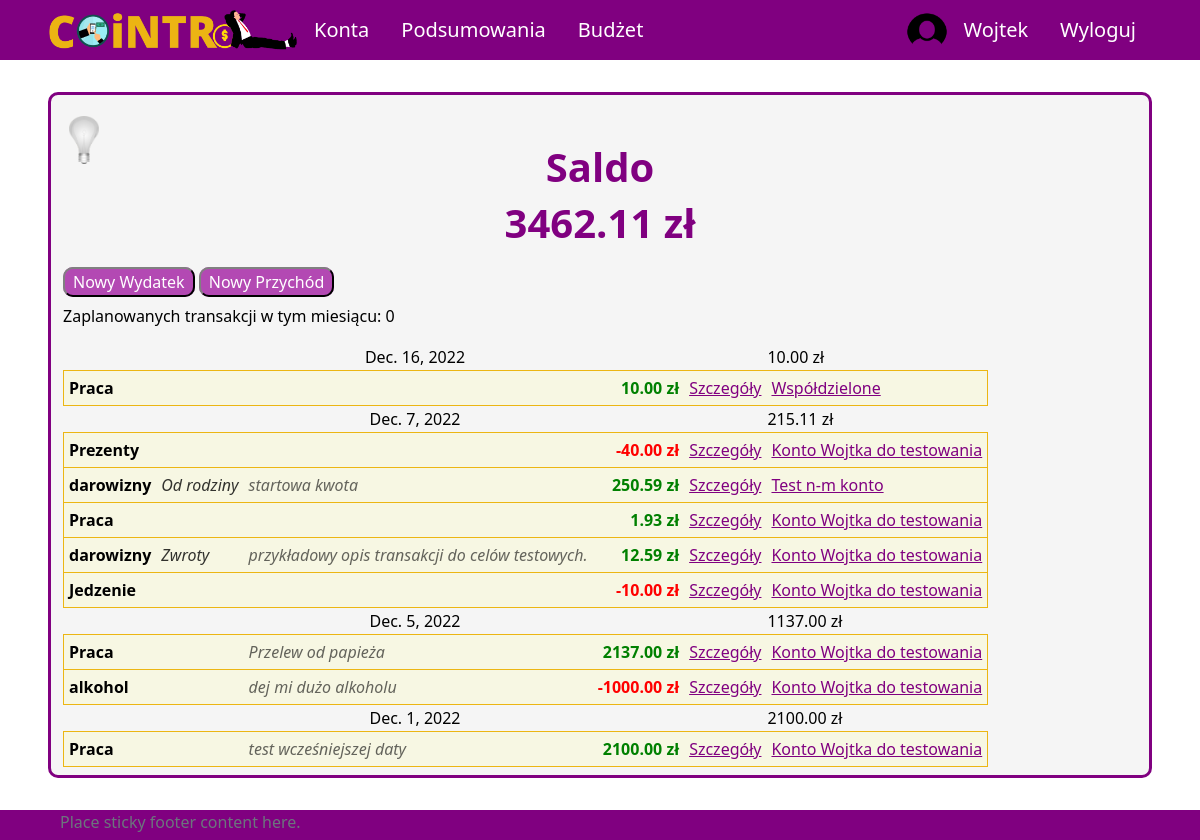
The app's page / (signed in) with its own data.
### UsersApp/models.py (models this page shows, shortened)
class Profile(models.Model):
    user = models.OneToOneField(User, on_delete=models.CASCADE, null=True, blank=True)
    name = models.CharField(max_length=200, blank=True, null=True)
    email = models.EmailField(max_length=400, null=True, blank=True)
    username = models.CharField(max_length=200, blank=True, null=True)
    currency = models.ForeignKey('Currency', on_delete=models.SET_NULL, null=True)
    image = models.ImageField(null=True, blank=True)
    created = models.DateTimeField(auto_now_add=True)
    id = models.UUIDField(default=uuid.uuid4, unique=True,
                            primary_key=True, editable=False)

class Currency(models.Model):
    name = models.CharField(max_length=100)
    access_name = models.CharField(max_length=20) #access_name nazwa aby zdobyć kurs walut
    sign = models.CharField(max_length=5) #znak waluty
    id = models.UUIDField(default=uuid.uuid4, unique=True,
                            primary_key=True, editable=False)

class Category(models.Model):
    SCOPE_CHOICES = (
        ("INCOME", "income"),
        ("EXPENSE", "expense"),
    )
    name = models.CharField(max_length=255)
    owner = models.ForeignKey(Profile, null=True, blank=True, on_delete=models.CASCADE)
    scope = models.CharField(max_length=10, choices=SCOPE_CHOICES) #income / expense - do oddzielenia rodzaju transakcji
    id = models.UUIDField(default=uuid.uuid4, unique=True, primary_key=True, editable=False)
    def __str__(self):
        return self.name

class Subcategory(models.Model):
    name = models.CharField(max_length=255)
    id_category = models.ForeignKey(Category, on_delete=models.CASCADE)
    id = models.UUIDField(default=uuid.uuid4, unique=True, primary_key=True, editable=False)
    def __str__(self):
        return self.name

### aplication/models.py (models this page shows, shortened)
class Transaction(models.Model):
    intervals = {
        'daily': (lambda x: x + timedelta(days=1), 'Codziennie'),
        'weekly': (lambda x: x + timedelta(weeks=1), 'Co tydzień'),
        'biweekly': (lambda x: x + timedelta(weeks=2), 'Co 2 tygodnie'),
        'montly': (lambda x: x + relativedelta(months=+1), 'Co miesiąc')}
    id_account = models.ForeignKey(Account, on_delete=models.CASCADE)
    id_user = models.ForeignKey(Profile, on_delete=models.SET_NULL, null=True) #konto z którego dokonano transakcji zostało usunięte ale transakcja ma pozostać
    id_category = models.ForeignKey(Category, on_delete=models.CASCADE)
    id_subcategory = models.ForeignKey(Subcategory, on_delete=models.SET_NULL, null=True, blank=True)
    currency = models.ForeignKey(Currency, on_delete=models.SET_NULL, null=True)
    repeat = models.CharField(null=True, blank=True, choices=tuple([(k, v[1]) for k, v in intervals.items()]), max_length=50)
    amount = models.DecimalField(max_digits=10, decimal_places=2)
    converted_amount = models.DecimalField(max_digits=10, decimal_places=2)
    transaction_date = models.DateField()
    description = models.CharField(max_length=255, blank=True, null=True)
    id = models.UUIDField(default=uuid.uuid4, unique=True, primary_key=True, editable=False)

class Account(models.Model):
    owner = models.ForeignKey(Profile, null=True, blank=True, on_delete=models.CASCADE)
    name = models.CharField(max_length=30)
    currency = models.ForeignKey(Currency, on_delete=models.SET_NULL, null=True)
    is_shared = models.BooleanField(default=False)
    description = models.CharField(max_length=100, null=True, blank=True)
    id = models.UUIDField(default=uuid.uuid4, unique=True, primary_key=True, editable=False)

### aplication/views/account_views.py (the view)
# urls.py: path('', showAllTransactions, name='home'),
@login_required(login_url='login')
def showAllTransactions(request):
    updateTransactions(Transaction.objects.filter(id_user=request.user.profile))
    transactions = Transaction.objects.filter(id_user=request.user.profile)
    prepared = list(prepareTransactions(transactions, request.user.profile.currency))
    context = {
        'profile': request.user.profile,
        'daily': prepared[0],
        'balance': prepared[1],
        'future': prepared[2],
        'count': prepared[3]
    }
    return render(request, 'application/home/home-login.html', context)

### aplication/services.py (called while the page is built, shortened)
def setCurrency(all_transactions, currency):
    for i, tr in enumerate(all_transactions):
        if currency.access_name != tr.currency.access_name:
            all_transactions[i].converted_amount = round(c.convert(tr.amount, tr.currency.access_name, currency.access_name, date=tr.transaction_date), 2)
    return all_transactions

def updateTransactions(all_transactions):
    today = date.today()
    repeating = all_transactions.filter(~Q(repeat=None))

### templates/application/home/home-login.html (shortened to what this page needs)
{% extends 'application/base.html' %}
{% block content %}
    <div class="title">
        <h1>Saldo</h1>
        <h1>{{ balance }} {{ profile.currency.sign }}</h1>
    </div>
    <div class="content">
        <p class="buttons">
            <a class="button" href="{% url 'addAccountless' type='expense' %}">Nowy Wydatek</a>
            <a class="button" href="{% url 'addAccountless' type='income' %}">Nowy Przychód</a>
        </p>
        <p>Zaplanowanych transakcji w tym miesiącu: {{ count }}</p>
        <table>
        {% for date, transactions, value in daily %}
            <tr class="date">
                <td class="center" colspan="5">{{ date }}</td>
                <td>{{ value }} {{ profile.currency.sign }}</td>
            </tr>
            {% for tr in transactions %}
                <tr class="transaction">
                    <td id="transaction-category" class="bold">{{ tr.id_category }}</td>
                    {% if tr.id_subcategory %}
                    <td id="transaction-subcategory">{{ tr.id_subcategory }}</td>
                    {% else %}
                    <td id="transaction-subcategory"></td>
                    {% endif %}
                    {% if tr.description %}
                    <td id="transaction-description">{{ tr.description }}</td>
                    {% else %}
                    <td id="transaction-description"></td>
                    {% endif %}
                    {% if tr.converted_amount >= 0 %}
                        <td id="transaction-amount" class="income">{{ tr.amount }} {{ tr.currency.sign }}</td>
                    {% else %}
                        <td id="transaction-amount" class="expense">{{ tr.amount }} {{ tr.currency.sign }}</td>
                    {% endif %}
                    <td><a class="purple" href="{% url 'showTransaction' tr.id 1 %}">Szczegóły</a></td>
                    <td id="transaction-account">
                        <a id="tr-acc-link" class="purple" href="{% url 'account' pk=tr.id_account.id %}">{{ tr.id_account.name }}</a>
                    </td>
                </tr>
            {% endfor %}
        {% endfor %}
        </table>
    </div>
{% endblock  %}

### templates/application/base.html (shortened to what this page needs)
{%load static%}
<!DOCTYPE html>
<html lang="pl">
<head>
    <link href="https://cdn.jsdelivr.net/npm/bootstrap@5.2.2/dist/css/bootstrap.min.css" rel="stylesheet">
    <link rel="stylesheet" type="text/css" href="{% static 'css/style.css' %}">
</head>
<body onload="checkColorMode()">
    <nav class="nav">
        {% if user.is_authenticated %}
        <ul class="nav justify-content-start">
            <li class="nav-item"><a id="logo-link" class="nav-link" href="{% url 'home' %}">
                <img onmouseover="logoHover()" onmouseout="logoOut()" id="app-logo" src="{% static 'images/logo.png' %}">
            </a>
            <li class="nav-item"><a class="nav-link" href="{% url 'all-accounts' %}">Konta</a></li>
            <li class="nav-item"><a class="nav-link" href="{% url 'summary' %}">Podsumowania</a></li>
            <li class="nav-item"><a class="nav-link" href="{% url 'budget' %}">Budżet</a></li>
        </ul>
        <ul class="nav justify-content-end">
            <img src="{% static 'images/circle_user_image.png' %}", style="border-radius: 50%; width: 40px;">
            <li class="nav-item"><a class="nav-link" href="{% url 'profile' %}">{{ user.username }}</a></li>
            <li class="nav-item"><a class="nav-link" href="{% url 'logout' %}">Wyloguj</a></li>
        </ul>
        {% endif %}
    </nav>
    <div id = "site-content">
        <button onclick="darkMode()" id="dark-mode-button"><img id="light-bulb" src="{% static 'images/bulb_off.png' %}" /></button>
        {% block content %}
        {% endblock %}
    </div>
    <footer class="footer">
        <div class="container">
            <span class="text-muted">Place sticky footer content here.</span>
        </div>
    </footer>
</body>
</html>

### aplication/static/css/style.css (style rules this page uses)
body { background-color: white; color: black; }
a.nav-link { color: white; font-size: 20px; }
ul.nav { align-items: center; }
nav.nav { height: 60px; background-color: purple; justify-content: space-between; padding-left: 4vw; padding-right: 4vw; }
#logo-link { padding: 0; }
#app-logo { width: 250px; }
#site-content { min-height: calc(100vh - 60px - 8vh - 30px); margin-top: 4vh; margin-bottom: 4vh; margin-left: 4vw; margin-right: 4vw; padding-left: 1vw; padding-right: 1vw; padding-top: 1vh; padding-bottom: 1vh; border: 3px solid purple; border-radius: 10px; background-color: whitesmoke; position: relative; }
#dark-mode-button { position: absolute; top: 20px; }
#dark-mode-button > img { width: 30px; }
div.title { padding-top: 5vh; display: flex; align-items: center; flex-direction: column; }
div.title h1 { color: purple; font-size: 40px; font-weight: bold; }
div.content { margin-top: 15px; }
tr.transaction { border: 1px solid rgb(236, 182, 19); border-collapse: collapse; background-color: rgba(250, 250, 210, 0.5); }
tr.transaction > td { padding: 5px; }
#transaction-subcategory { font-style: italic; color: rgba(0, 0, 0, 0.8); }
#transaction-description { font-style: italic; color: rgba(0, 0, 0, 0.6); }
#transaction-amount { text-align: end; font-weight: bold; }
.income { color: green; }
.expense { color: red; }
#tr-acc-link { color: purple; }
p.buttons { margin: 10px 0px; }
.button { background-color: rgba(163, 31, 163, 0.8); color: white; padding: 2px 8px; border: 2px solid; border-radius: 10px; border-color: grey black black grey; text-decoration: none; }
.purple { color: purple; }
.center { text-align: center; }
.bold { font-weight: bold; }
footer { height: 30px; background-color: purple; justify-content: space-between; padding-left: 4vw; padding-right: 4vw; }
button { background-color: rgba(0, 0, 0, 0); border: none; }

### records on screen
Profile: currency.sign "zł", currency.sign "zł" "zł" "zł" "zł"
Transaction: daily "Dec. 16, 2022", id_category "Praca", amount "10.00", currency.sign "zł", id_account.name "Współdzielone"
Transaction: daily "Dec. 7, 2022", id_category "Jedzenie", amount "-10.00", currency.sign "zł", id_account.name "Konto Wojtka do testowania"
Transaction: id_category "Prezenty", amount "-40.00", currency.sign "zł", id_account.name "Konto Wojtka do testowania"
Transaction: id_category "darowizny", id_subcategory "Od rodziny", description "startowa kwota", amount "250.59", currency.sign "zł", id_account.name "Test n-m konto"
Transaction: id_category "Praca", amount "1.93", currency.sign "zł", id_account.name "Konto Wojtka do testowania"
Transaction: id_category "darowizny", id_subcategory "Zwroty", description "przykładowy opis transakcji do celów testowych.", amount "12.59", currency.sign "zł", id_account.name "Konto Wojtka do testowania"
Transaction: daily "Dec. 5, 2022", id_category "alkohol", description "dej mi dużo alkoholu", amount "-1000.00", currency.sign "zł", id_account.name "Konto Wojtka do testowania"
Transaction: id_category "Praca", description "Przelew od papieża", amount "2137.00", currency.sign "zł", id_account.name "Konto Wojtka do testowania"
Transaction: daily "Dec. 1, 2022", id_category "Praca", description "test wcześniejszej daty", amount "2100.00", currency.sign "zł", id_account.name "Konto Wojtka do testowania"

### other values on screen
{{ user.username }} "Wojtek"
{{ balance }} "3462.11"
{{ count }} "0"
{{ value }} "10.00" "215.11" "1137.00" "2100.00"
